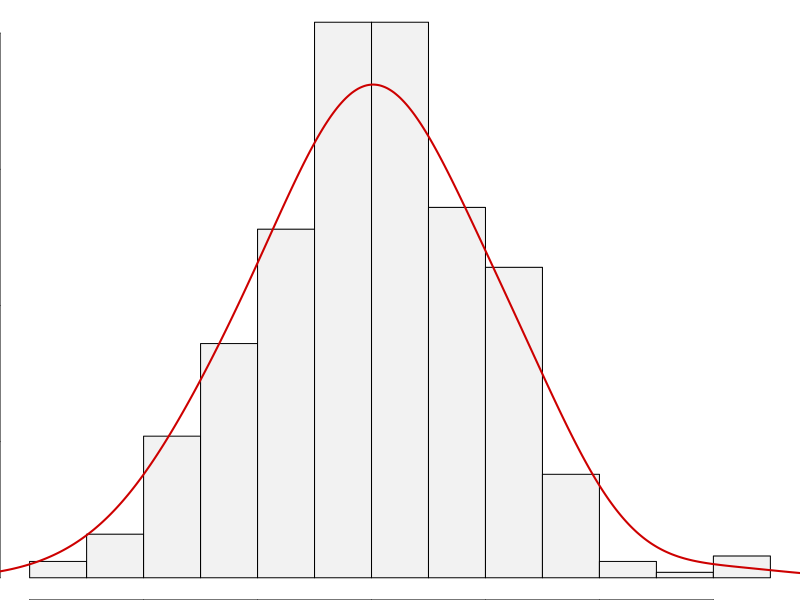
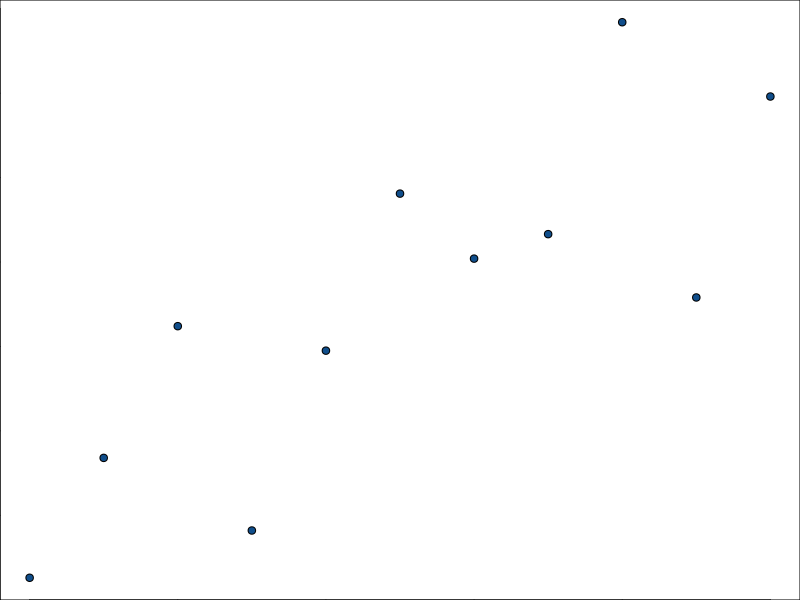

These charts were generated, in order, by the following R code:
## ---- chunk 1
#| include: false
#| echo: false
library(lme4); library(lmerTest)
 library(dplyr); library(ggplot2)


cex_axis = 1.5
cex_lab = 1.5

## ---- chunk 2
#| echo: false
par(mar = c(0, 0, 0, 0))
x <- rnorm(500)
dx <- density(x, adjust = 2)
hist(x, freq = FALSE, col = "gray95", xlab = NULL, main = NULL, ylab = NULL); lines(dx, lwd = 2, col = "red3")
## ---- chunk 3
data(anscombe); head(anscombe, n = 4)
m1 <- lm(y1 ~ x1, data = anscombe)
plot(anscombe$x1, anscombe$y1, pch = 21, bg = "dodgerblue4")
## ---- chunk 4
#| echo: false
(s1 <- summary(m1))
## ---- chunk 5
s1$coefficients
## ---- chunk 6
s1$sigma # standard deviation of the residuals
s1$r.squared # model R^2
s1$adj.r.squared # adjusted model R^2
## ---- chunk 7
coef(m1)
residuals(m1)
## ---- chunk 8
methods(class = class(m1))
## ---- chunk 9
confint(m1)
confint(m1, level = 0.90)
## ---- chunk 10
#| echo: false
#| include: false
s1$sigma
s1$cov.unscaled
s1$sigma^2 * s1$cov.unscaled
vcov(m1)
## ---- chunk 11
influence(m1)
## ---- chunk 12
data(mtcars)
m2 <- lm(mpg ~ disp + hp + drat, data = mtcars)
## ---- chunk 13
summary(m2)
## ---- chunk 14
drop1(m2)
## ---- chunk 15
data(npk)
head(npk)
## ---- chunk 16
m3 <- lm(yield ~N + P + K + block, data = npk)
summary(m3)
## ---- chunk 17
anova(m3) # type 1 sums of squares
drop1(m3, test = "F") # type 3 sums of squares
## ---- chunk 18
library(lme4); library(lmerTest)
m4 <- lmer(yield ~N + P + K + (1|block), data = npk)
m4
## ---- chunk 19
methods(class = "merMod")
## ---- chunk 20
fixef(m4) # fixed effects
ranef(m4) # random effects
## ---- chunk 21
sigma(m4)
confint(m4)
## ---- chunk 22
print(VarCorr(m4), comp = c("Variance", "Std.Dev"))
## ---- chunk 23
methods(class = "lmerModLmerTest")
## ---- chunk 24
ranova(m4)
